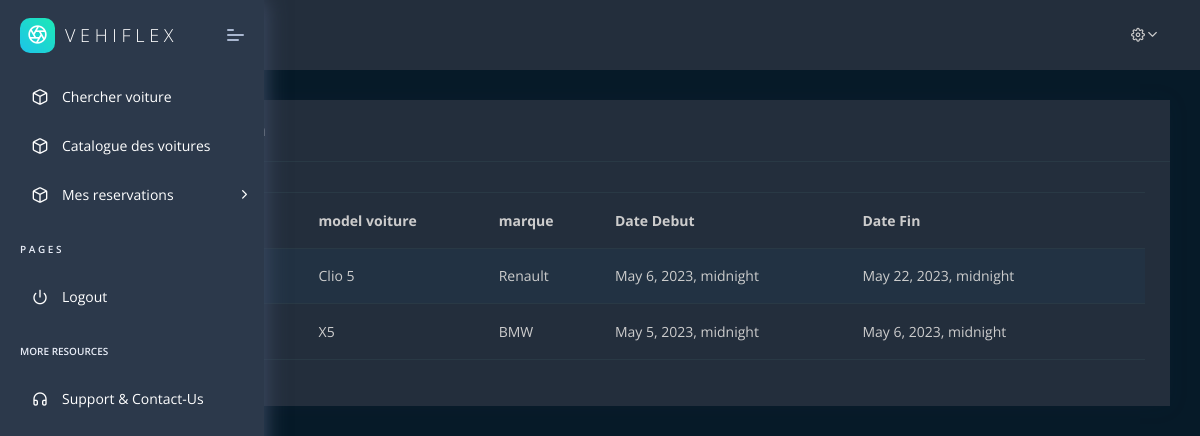
/reservations (signed in), run on the app's committed database.
### lcvoitures/models.py (models this page shows, shortened)
class reservation(models.Model):
    user = models.ForeignKey(User, on_delete=models.CASCADE, related_name='user')
    voiture = models.ForeignKey(voiture, on_delete=models.CASCADE, related_name='voiture')
    dateDebut = models.DateTimeField()
    dateFin = models.DateTimeField()
    remaqrques = models.CharField(max_length=200)
    etat = models.CharField(max_length=20,default="En cours")
    ditance_parcourut = models.FloatField(max_length=2,default=0)

class voiture(models.Model):
    immatriculation = models.CharField(max_length=10, primary_key=True)
    model = models.CharField(max_length=10)
    couleur = models.CharField(max_length=10)
    type_voiture = models.ForeignKey(type_voiture, on_delete=models.CASCADE)
    marque = models.ForeignKey(marque, on_delete=models.CASCADE)
    dispo = models.BooleanField(default=True)
    prix_journalier = models.FloatField()
    description = models.CharField(max_length=200)
    type_carburant=models.CharField(max_length=10,default="Gasoil")
    etat_carburant=models.FloatField(default=0)

class marque(models.Model):
    marque = models.CharField(max_length=20)
    def __str__(self):
        return self.marque

### lcvoitures/views.py (the view)
# urls.py: path('reservations', indexReservation , name='indexReservations'),
@login_required()
def indexReservation(request):
    reservations = reservation.objects.all().select_related('user' ,'voiture')
    return render(request,'reservation/index.html',{"reservations": reservations })

### apps/context_processors.py (called while the page is built)
def cfg_assets_root(request):
    return { 'ASSETS_ROOT' : settings.ASSETS_ROOT }

### apps/templates/reservation/index.html (shortened to what this page needs)
{% extends "layouts/base.html" %}
{% block content %}
<div class="pcoded-main-container">
    <div class="pcoded-wrapper">
        <div class="pcoded-content">
            <div class="pcoded-inner-content">
                <div class="main-body">
                    <div class="page-wrapper">
                        <div class="row">
        <div class="col-xl-12">
                        <div class="card">
                            <div class="card-header">
                                <h5>Mes Reservation</h5>
                            </div>
                            <div class="card-block table-border-style">
                                <div class="table-responsive">
                                    <table class="table table-striped">
                                        <thead>
                                            <tr>
                                                <th>client</th>
                                                <th>model voiture</th>
                                                <th>marque</th>
                                                <th>Date Debut</th>
                                                <th>Date Fin</th>
                                                <th></th>
                                            </tr>
                                        </thead>
                                        <tbody>
                                        {% for res in reservations  %}
                                            <tr>
                                                <td>{{res.user.last_name}} {{res.user.first_name}}</td>
                                                <td>{{res.voiture.model}}</td>
                                                <td>{{res.voiture.marque}}</td>
                                                <td>{{res.dateDebut}}</td>
                                                <td>{{res.dateFin}}</td>
                                                <td></td>
                                            </tr>
                                         {%endfor%}
                                        </tbody>
                                    </table>
                                </div>
                            </div>
                        </div>
                    </div>
                </div>
            </div>
        </div>
    </div>
</div>
</div>
</div>
{% endblock content %}

### apps/static/assets/css/dark.css (style rules this page uses)
body.dark { background-color: #082032; color: white !important; }
body.dark h1, body.dark h2, body.dark h3, body.dark h4, body.dark h5, body.dark h6 { color: white !important; }
body.dark .card .card-block, body.dark .card .card-body, body.dark .card { background-color: #2C394B; color: white !important; }
body.dark .card .card-header { background-color: #2C394B; border-bottom: 1px solid #334756; }
body.dark .table thead th { border-top: 1px solid #334756; }
body.dark .table td, body.dark .table th { border-bottom: 1px solid #334756; }

### data on the page
reservation: voiture.model "Clio 5", voiture.marque "Renault", dateDebut "May 6, 2023, midnight", dateFin "May 22, 2023, midnight"
reservation: voiture.model "X5", voiture.marque "BMW", dateDebut "May 5, 2023, midnight", dateFin "May 6, 2023, midnight"
